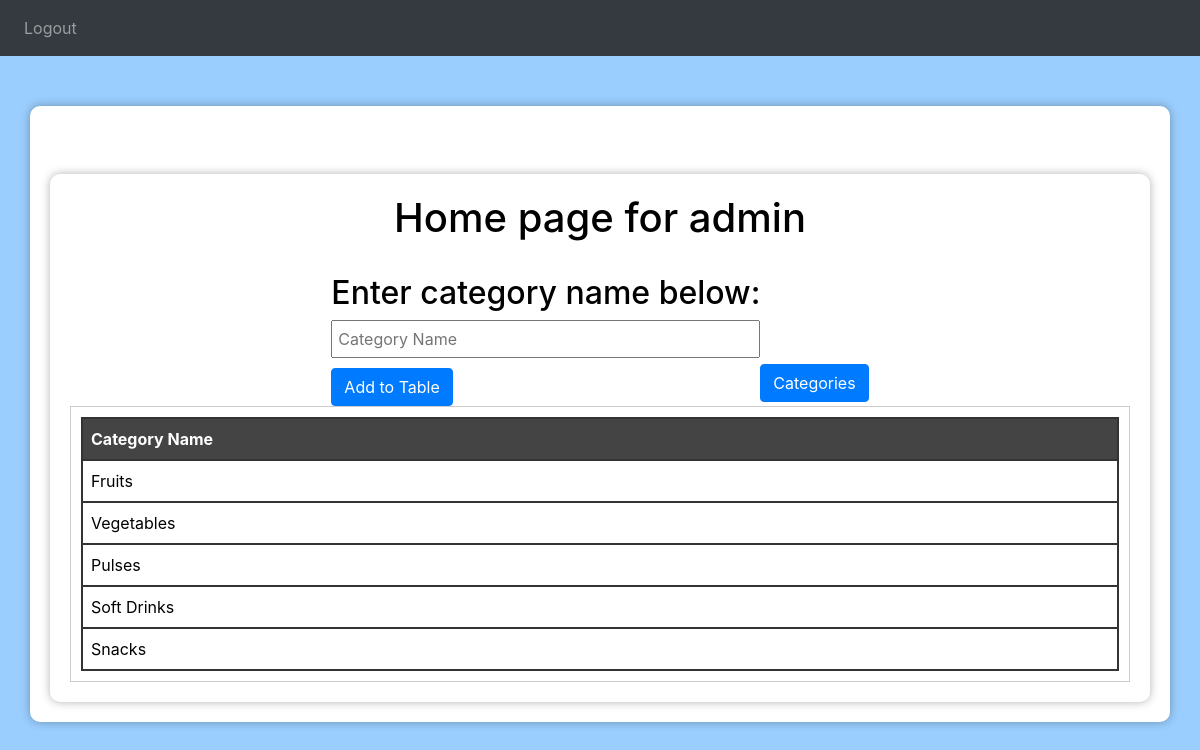
Page /adminhomecategories on the earlier database version.
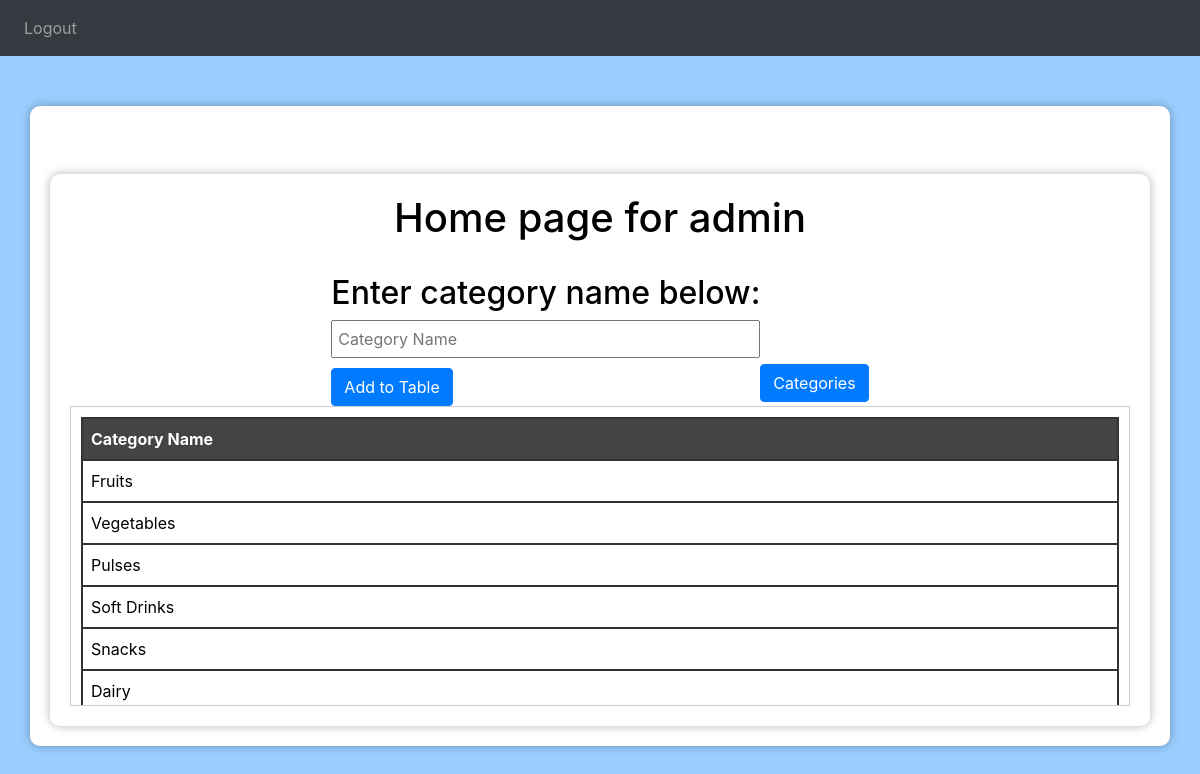
Same page on the later database version.
### GroceryWebapp/models.py (models this page shows)
class Categories(db.Model, UserMixin):
    id = db.Column(db.Integer, primary_key=True)  # Primary key for the category
    cat_name = db.Column(db.String(150), unique=True, nullable=False)  # Category name
    products = db.relationship(
        "Products", backref="category"
    )  # Relationship with Products model

### GroceryWebapp/main.py (the view, shortened to what this page needs)
@main.route('/adminhomecategories', methods=['GET', 'POST'])
def adminhomecategories():
    data = Categories.query.all()
    return render_template("home_admin.html", bool=True, data=data)

### GroceryWebapp/templates/home_admin.html (shortened to what this page needs)
{% extends "base.html" %}
{% block head %}
{{ super() }}
<link rel="stylesheet" href="{{ url_for('static', filename= 'demo.css') }}">
<link rel="stylesheet" href="{{ url_for('static', filename= 'demo2.css') }}">
{% endblock %}
{% block nav %}
<nav class="navbar navbar-expand-lg navbar-dark bg-dark">
  <div id="navbar">
    <div class="navbar-nav">
      <a class="nav-item nav-link" id="home" href="/">Logout</a>
    </div>
  </div>
</nav>
{% endblock %}
{% block content %}
<div class="container mt-5">
  <h1 class="text-center">Home page for admin</h1>
  {% if bool == True %}
  {% if boolcat == True %}
  <h1>List of Categories</h1>
  <br>
  <div id="table-container">
    <table id="dataTable">
      <tr>
        <th>Category Name</th>
        <th>Action</th>
      </tr>
      {% for row in data %}
        <tr>
          <td>{{ row.cat_name }}</td>
          <td>
            <a href="{{ url_for('main.update_category', categories_id=row.id) }}" class="btn btn-primary">Edit</a>
            <a href="{{ url_for('main.delete_category', categories_id=row.id) }}" class="btn btn-danger">Delete</a>
            <a href="{{ url_for('main.add_item', categories_id=row.id) }}" class="btn btn-success">Add Item</a>
            <a href="{{ url_for('main.view_items', categories_id=row.id,type='1')}}" class="btn btn-warning">View Items</a>
          </td>
        </tr>
      {% endfor %}
    </table>
  </div>
  <form action="/admin-home{{ 'true' if bool1 else 'false' }} " method="post" class="text-center mt-3">
    <button type="submit" class="btn btn-primary">Add New Category</button>
  </form>
  {% else %}
  <br>
  <div class="buttonwrap">
    <div>
      <h2>Enter category name below:</h2>
      <form action="/adminhomecategories" method="post">
        <input type="text" name="category_name" placeholder="Category Name">
        <button type="submit" class="btn btn-primary">Add to Table</button>
      </form>
    </div>
    <div>
      <form action="/adminshowcategories" method="post" style="margin-top:90px;">
        <button type="submit" class="btn btn-primary">Categories</button>
      </form>
    </div>
  </div>
  <div id="table-container">
    <table id="dataTable">
      <tr>
        <th>Category Name</th>
      </tr>
      {% for row in data %}
        <tr>
          <td>{{ row.cat_name }}</td>
        </tr>
      {% endfor %}
    </table>
  </div>
  {% endif %}
  {% endif %}
</div>
{% endblock %}

Differences in the rows shown:
added Categories: cat_name "Dairy"
